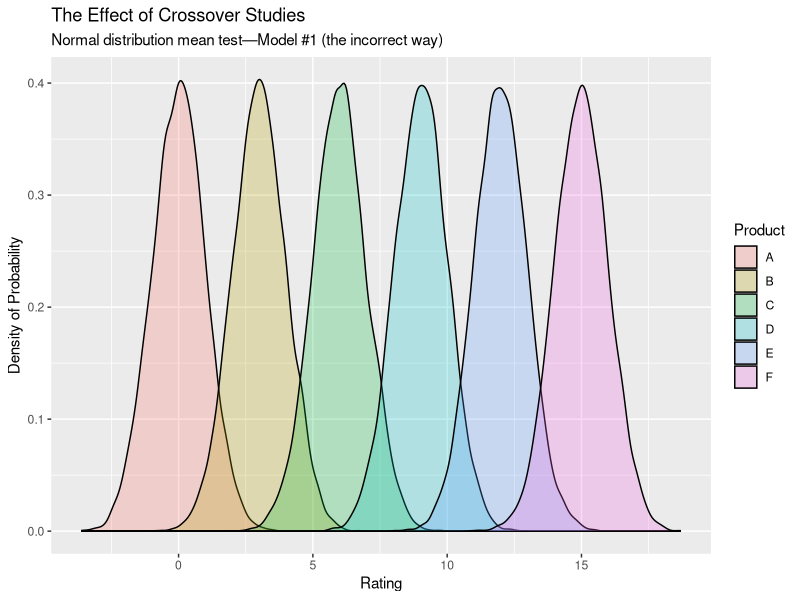
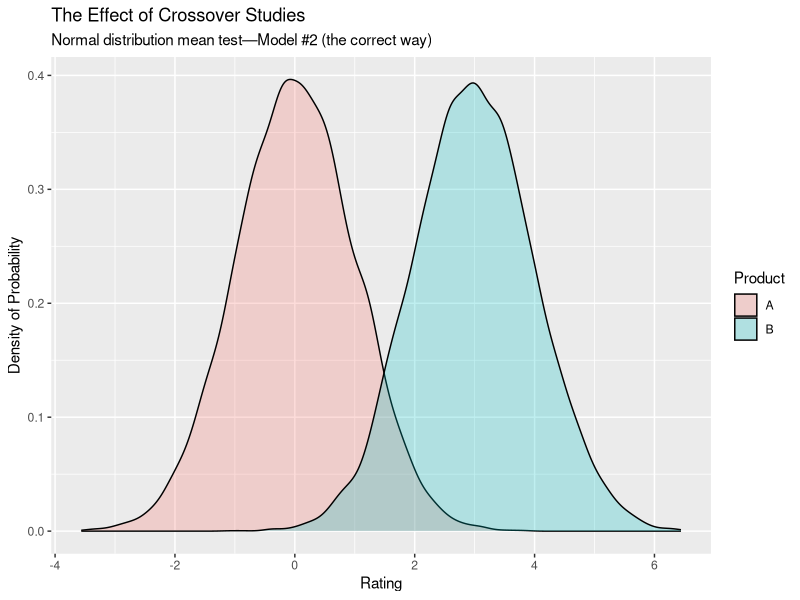

Write R code to recreate these figures, in order.
# old_crossover.r
# Jack Margeson, Summer of 2019
# R script for analyzing the effect of crossover studies. Part of an internship project for Proctor & Gamble.

# Library inclusions
library(ggplot2)
library(reshape2)

#--------------- Model #1 ---------------#

# Model #1 - Normal distribution mean test
# The point of this test is to show difference in product means for Model #1 (the incorrect way)
# Tests the rnorm() function with same paramaters going to be used in data generation.
model1.df <- data.frame(A = rnorm(10000, 0), B = rnorm(10000, 3), C = rnorm(10000, 6), D = rnorm(10000, 9), E = rnorm(10000, 12), F = rnorm(10000, 15))
model1.df.melt <- melt(model1.df)
model1.plot <- ggplot(model1.df.melt, aes(x = value, fill = variable)) + 
  geom_density(alpha = 0.25)
model1.plot + labs(
  title = "The Effect of Crossover Studies",
  subtitle="Normal distribution mean test—Model #1 (the incorrect way)",
  x = "Rating", 
  y = "Density of Probability", 
  fill = "Product")

# Model #1 - Data generation
# Each vector in the list repersents a sequence.
# While there are only 6 products, each sequence contains 12 data points, as there are 2 subjects per sequence.
# Seperating subjects does not matter in Model #1, as all subjects will contribute to the same mean.
model1.data <- list()
for(i in 1:6) { # for each sequence
  model1.data[[i]] = c(rnorm(1, 0), rnorm(1, 3), rnorm(1, 6), rnorm(1, 9),  rnorm(1, 12), rnorm(1, 15), # subject 1
                       rnorm(1, 0), rnorm(1, 3), rnorm(1, 6), rnorm(1, 9),  rnorm(1, 12), rnorm(1, 15)) # subject 2
}

#--------------- Model #2 ---------------#

# Model #2 - Normal distribution mean test
# The point of this test is to show difference in product means for Model #2 (the correct way)
# Tests the rnorm() function with same paramaters going to be used in data generation.
# This test only uses two products, as Model #2 only uses 2 products.
model2.df <- data.frame(A = rnorm(10000, 0), B = rnorm(10000, 3))
model2.df.melt <- melt(model2.df)
model2.plot <- ggplot(model2.df.melt, aes(x = value, fill = variable)) + 
  geom_density(alpha = 0.25)
model2.plot + labs(
  title = "The Effect of Crossover Studies",
  subtitle="Normal distribution mean test—Model #2 (the correct way)",
  x = "Rating", 
  y = "Density of Probability", 
  fill = "Product")

# Model #2 - Data generation
# In this model, subjects are seperated into their own lists.
# This is so when processed, their A and B product values can be independently meaned before coming together.
# Each vector in these list repersents a sequence.
model2.data.subject1 <- list()
model2.data.subject2 <- list()
for(i in 1:4) { # for each product
  model2.data.subject1[[i]] = c(rnorm(1, 0), rnorm(1, 3), rnorm(1, 3), rnorm(1, 0)) # A B B A
  model2.data.subject2[[i]] = c(rnorm(1, 0), rnorm(1, 3), rnorm(1, 3), rnorm(1, 0)) # A B B A
}